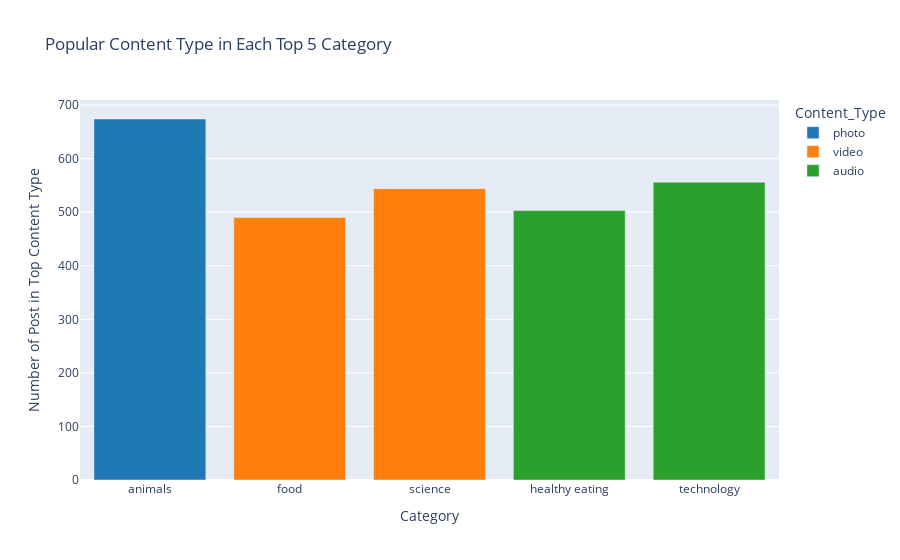

Here is the notebook cell this chart was saved with:
### Code cell
top_content_type_in_top5_cat_fig = px.bar(max_rows, 
                                          x='Category', 
                                          y='Count', 
                                          color='Content_Type',
                                          color_discrete_sequence= px.colors.qualitative.D3, 
                                          title='Popular Content Type in Each Top 5 Category')
top_content_type_in_top5_cat_fig.update_yaxes(title_text='Number of Post in Top Content Type')

### Figure 1 — Plotly figure (JSON) as saved in the notebook; plotly's stock layout.template omitted (floating-point values rounded to 4 significant figures)
{"data": [{"alignmentgroup": "True", "hovertemplate": "Content_Type=photo<br>Category=%{x}<br>Count=%{y}<extra></extra>", "legendgroup": "photo", "marker": {"color": "#1F77B4", "pattern": {"shape": ""}}, "name": "photo", "offsetgroup": "photo", "orientation": "v", "showlegend": true, "textposition": "auto", "type": "bar", "x": ["animals"], "xaxis": "x", "y": [674], "yaxis": "y"}, {"alignmentgroup": "True", "hovertemplate": "Content_Type=video<br>Category=%{x}<br>Count=%{y}<extra></extra>", "legendgroup": "video", "marker": {"color": "#FF7F0E", "pattern": {"shape": ""}}, "name": "video", "offsetgroup": "video", "orientation": "v", "showlegend": true, "textposition": "auto", "type": "bar", "x": ["food", "science"], "xaxis": "x", "y": [490, 544], "yaxis": "y"}, {"alignmentgroup": "True", "hovertemplate": "Content_Type=audio<br>Category=%{x}<br>Count=%{y}<extra></extra>", "legendgroup": "audio", "marker": {"color": "#2CA02C", "pattern": {"shape": ""}}, "name": "audio", "offsetgroup": "audio", "orientation": "v", "showlegend": true, "textposition": "auto", "type": "bar", "x": ["healthy eating", "technology"], "xaxis": "x", "y": [503, 556], "yaxis": "y"}], "layout": {"barmode": "relative", "legend": {"title": {"text": "Content_Type"}, "tracegroupgap": 0}, "title": {"text": "Popular Content Type in Each Top 5 Category"}, "xaxis": {"anchor": "y", "domain": [0, 1], "title": {"text": "Category"}}, "yaxis": {"anchor": "x", "domain": [0, 1], "title": {"text": "Number of Post in Top Content Type"}}}}
